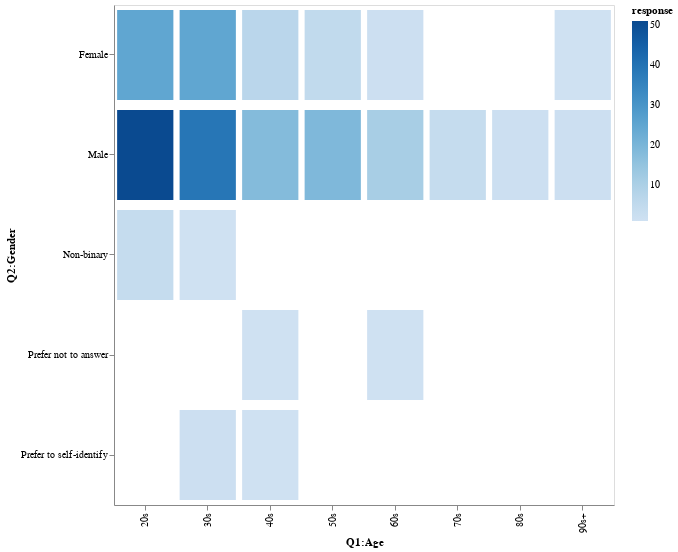

Notebook cell for this chart:
### Code cell
alt.Chart(data_q2).mark_bar().encode(
    alt.X("q1").title("Q1:Age"),
    alt.Y("q2").title("Q2:Gender"),
    alt.Color("response")
).properties(
    width=500,
    height=500,
)

### Figure 1 — Vega-Lite specification as saved in the notebook (floating-point values rounded to 4 significant figures)
{"config": {"view": {"continuousWidth": 300, "continuousHeight": 300}}, "data": {"name": "data-2794fea5687143a33ad0873593c46947"}, "mark": {"type": "bar"}, "encoding": {"color": {"field": "response", "type": "quantitative"}, "x": {"field": "q1", "title": "Q1:Age", "type": "nominal"}, "y": {"field": "q2", "title": "Q2:Gender", "type": "nominal"}}, "height": 500, "width": 500, "$schema": "https://vega.github.io/schema/vega-lite/v5.8.0.json", "datasets": {"data-2794fea5687143a33ad0873593c46947": [{"q1": "20s", "q2": "Female", "response": 25}, {"q1": "20s", "q2": "Male", "response": 51}, {"q1": "20s", "q2": "Non-binary", "response": 4}, {"q1": "30s", "q2": "Female", "response": 25}, {"q1": "30s", "q2": "Male", "response": 39}, {"q1": "30s", "q2": "Non-binary", "response": 1}, {"q1": "30s", "q2": "Prefer to self-identify", "response": 2}, {"q1": "40s", "q2": "Female", "response": 7}, {"q1": "40s", "q2": "Male", "response": 18}, {"q1": "40s", "q2": "Prefer not to answer", "response": 1}, {"q1": "40s", "q2": "Prefer to self-identify", "response": 1}, {"q1": "50s", "q2": "Female", "response": 5}, {"q1": "50s", "q2": "Male", "response": 19}, {"q1": "60s", "q2": "Female", "response": 2}, {"q1": "60s", "q2": "Male", "response": 11}, {"q1": "60s", "q2": "Prefer not to answer", "response": 1}, {"q1": "70s", "q2": "Male", "response": 4}, {"q1": "80s", "q2": "Male", "response": 2}, {"q1": "90s+", "q2": "Female", "response": 1}, {"q1": "90s+", "q2": "Male", "response": 2}]}}
